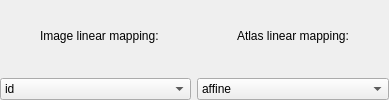
               <widget class="QWidget" name="widget_153" native="true">
                <layout class="QHBoxLayout" name="horizontalLayout_128">
                 <property name="margin">
                  <number>0</number>
                 </property>
                 <item>
                  <widget class="QWidget" name="widget_154" native="true">
                   <layout class="QVBoxLayout" name="verticalLayout_87">
                    <property name="margin">
                     <number>0</number>
                    </property>
                    <item>
                     <widget class="QWidget" name="widget_156" native="true">
                      <layout class="QHBoxLayout" name="horizontalLayout_129">
                       <property name="margin">
                        <number>0</number>
                       </property>
                       <item>
                        <spacer name="horizontalSpacer_123">
                         <property name="orientation">
                          <enum>Qt::Horizontal</enum>
                         </property>
                         <property name="sizeHint" stdset="0">
                          <size>
                           <width>40</width>
                           <height>20</height>
                          </size>
                         </property>
                        </spacer>
                       </item>
                       <item>
                        <widget class="QLabel" name="label_26">
                         <property name="text">
                          <string>Image linear mapping:</string>
                         </property>
                        </widget>
                       </item>
                       <item>
                        <spacer name="horizontalSpacer_122">
                         <property name="orientation">
                          <enum>Qt::Horizontal</enum>
                         </property>
                         <property name="sizeHint" stdset="0">
                          <size>
                           <width>32</width>
                           <height>20</height>
                          </size>
                         </property>
                        </spacer>
                       </item>
                      </layout>
                     </widget>
                    </item>
                    <item>
                     <widget class="QComboBox" name="g_ImageLinearMappingChoice">
                      <property name="sizeAdjustPolicy">
                       <enum>QComboBox::AdjustToMinimumContentsLength</enum>
                      </property>
                      <item>
                       <property name="text">
                        <string>id</string>
                       </property>
                      </item>
                      <item>
                       <property name="text">
                        <string>rigid</string>
                       </property>
                      </item>
                      <item>
                       <property name="text">
                        <string>affine</string>
                       </property>
                      </item>
                     </widget>
                    </item>
                   </layout>
                  </widget>
                 </item>
                 <item>
                  <widget class="QWidget" name="widget_155" native="true">
                   <layout class="QVBoxLayout" name="verticalLayout_86">
                    <property name="margin">
                     <number>0</number>
                    </property>
                    <item>
                     <widget class="QWidget" name="widget_157" native="true">
                      <layout class="QHBoxLayout" name="horizontalLayout_130">
                       <property name="margin">
                        <number>0</number>
                       </property>
                       <item>
                        <spacer name="horizontalSpacer_124">
                         <property name="orientation">
                          <enum>Qt::Horizontal</enum>
                         </property>
                         <property name="sizeHint" stdset="0">
                          <size>
                           <width>40</width>
                           <height>20</height>
                          </size>
                         </property>
                        </spacer>
                       </item>
                       <item>
                        <widget class="QLabel" name="label_27">
                         <property name="text">
                          <string>Atlas linear mapping:</string>
                         </property>
                        </widget>
                       </item>
                       <item>
                        <spacer name="horizontalSpacer_125">
                         <property name="orientation">
                          <enum>Qt::Horizontal</enum>
                         </property>
                         <property name="sizeHint" stdset="0">
                          <size>
                           <width>40</width>
                           <height>20</height>
                          </size>
                         </property>
                        </spacer>
                       </item>
                      </layout>
                     </widget>
                    </item>
                    <item>
                     <widget class="QComboBox" name="g_AtlasLinearMappingChoice">
                      <property name="sizeAdjustPolicy">
                       <enum>QComboBox::AdjustToMinimumContentsLength</enum>
                      </property>
                      <item>
                       <property name="text">
                        <string>affine</string>
                       </property>
                      </item>
                      <item>
                       <property name="text">
                        <string>id</string>
                       </property>
                      </item>
                      <item>
                       <property name="text">
                        <string>rigid</string>
                       </property>
                      </item>
                     </widget>
                    </item>
                   </layout>
                  </widget>
                 </item>
                </layout>
               </widget>
